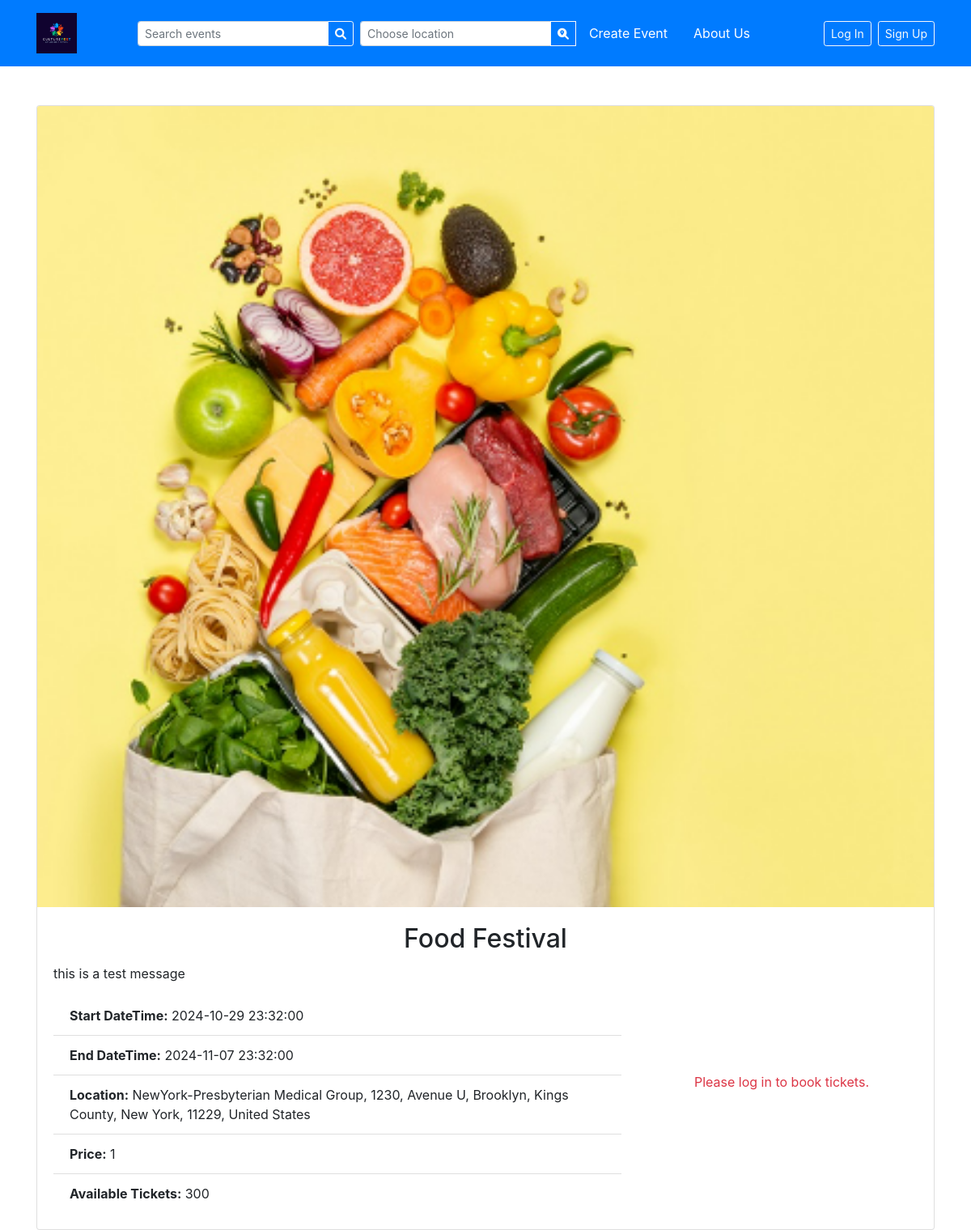
Screenshot of /event_detail.php?event_id=27 with the database file from the repository.
### tables this page shows
CREATE TABLE `event` (
  `id` int(11) NOT NULL,
  `name` varchar(100) NOT NULL,
  `participant_count` int(11) NOT NULL,
  `description` varchar(500) NOT NULL,
  `venue` varchar(250) NOT NULL,
  `latitude` double NOT NULL,
  `longitude` double NOT NULL,
  `start_datetime` datetime NOT NULL,
  `end_datetime` datetime NOT NULL,
  `IsActive` tinyint(1) NOT NULL DEFAULT 1,
  `created_datetime` datetime NOT NULL,
  `created_by` int(11) NOT NULL,
  `price` double NOT NULL,
  `category_id` int(11) NOT NULL,
  `image_large` varchar(255) DEFAULT NULL,
  `image_small` varchar(255) DEFAULT NULL
);

### event_detail.php (the view, shortened to what this page needs)
<?php
require 'header.php';
$event_id = $_GET['event_id'];
$conn = getDB();
try {
    $stmt = $conn->prepare("SELECT * FROM event WHERE id = ?");
    $stmt->bind_param('i', $event_id);
    $stmt->execute();
    $event_result = $stmt->get_result();
    $event = $event_result->fetch_assoc();
    $stmt = $conn->prepare("SELECT SUM(num_tickets) as total_booked FROM booking WHERE event_id = ?");
    $stmt->bind_param('i', $event_id);
    $stmt->execute();
    $booking_result = $stmt->get_result();
    $booking_data = $booking_result->fetch_assoc();
    $total_booked = $booking_data['total_booked'] ?? 0;
    $available_tickets = max(0, $event['participant_count'] - $total_booked);
} catch (Exception $e) {
    die($e->getMessage());
}
?>
<div class="container mt-5">
    <div class="card">
        <?php if (!empty($event['image_large'])): ?>
            <img src="<?php echo htmlspecialchars($event['image_large']); ?>" class="card-img-top" alt="Event Image" style="width: 100%; height: auto;">
        <?php else: ?>
            <img src="https://via.placeholder.com/1200x300" class="card-img-top" alt="Placeholder Image" style="width: 100%; height: auto;">
        <?php endif; ?>
        <div class="card-body">
            <h2 class="card-title text-center"><?php echo htmlspecialchars($event['name']); ?></h2>
            <div class="row">
                <div class="col-md-8">
                    <p class="card-text"><?php echo nl2br(htmlspecialchars($event['description'])); ?></p>
                    <ul class="list-group list-group-flush">
                        <li class="list-group-item"><strong>Start DateTime:</strong> <?php echo htmlspecialchars($event['start_datetime']); ?></li>
                        <li class="list-group-item"><strong>End DateTime:</strong> <?php echo htmlspecialchars($event['end_datetime']); ?></li>
                        <li class="list-group-item"><strong>Location:</strong> <?php echo htmlspecialchars($event['venue']); ?></li>
                        <li class="list-group-item"><strong>Price:</strong> <?php echo htmlspecialchars($event['price']); ?></li>
                        <li class="list-group-item"><strong>Available Tickets:</strong> <?php echo $available_tickets; ?></li>
                    </ul>
                </div>
                <div class="col-md-4 text-center d-flex align-items-center justify-content-center">
                    <?php if (isset($_SESSION['userid'])): ?>
                        <button type="button" class="btn btn-primary" data-toggle="modal" data-target="#ticketModal">Get Tickets</button>
                    <?php else: ?>
                        <p class="text-danger">Please log in to book tickets.</p>
                    <?php endif; ?>
                </div>
            </div>
        </div>
    </div>
</div>
</body>
</html>

### rows the page displays
event: image_large (picture), name "Food Festival", description "this is a test message", start_datetime "2024-10-29 23:32:00", end_datetime "2024-11-07 23:32:00", venue "NewYork-Presbyterian Medical Group, 1230, Avenue U, Brooklyn, Kings County, New York, 11229, United States", price "1", participant_count "300"
